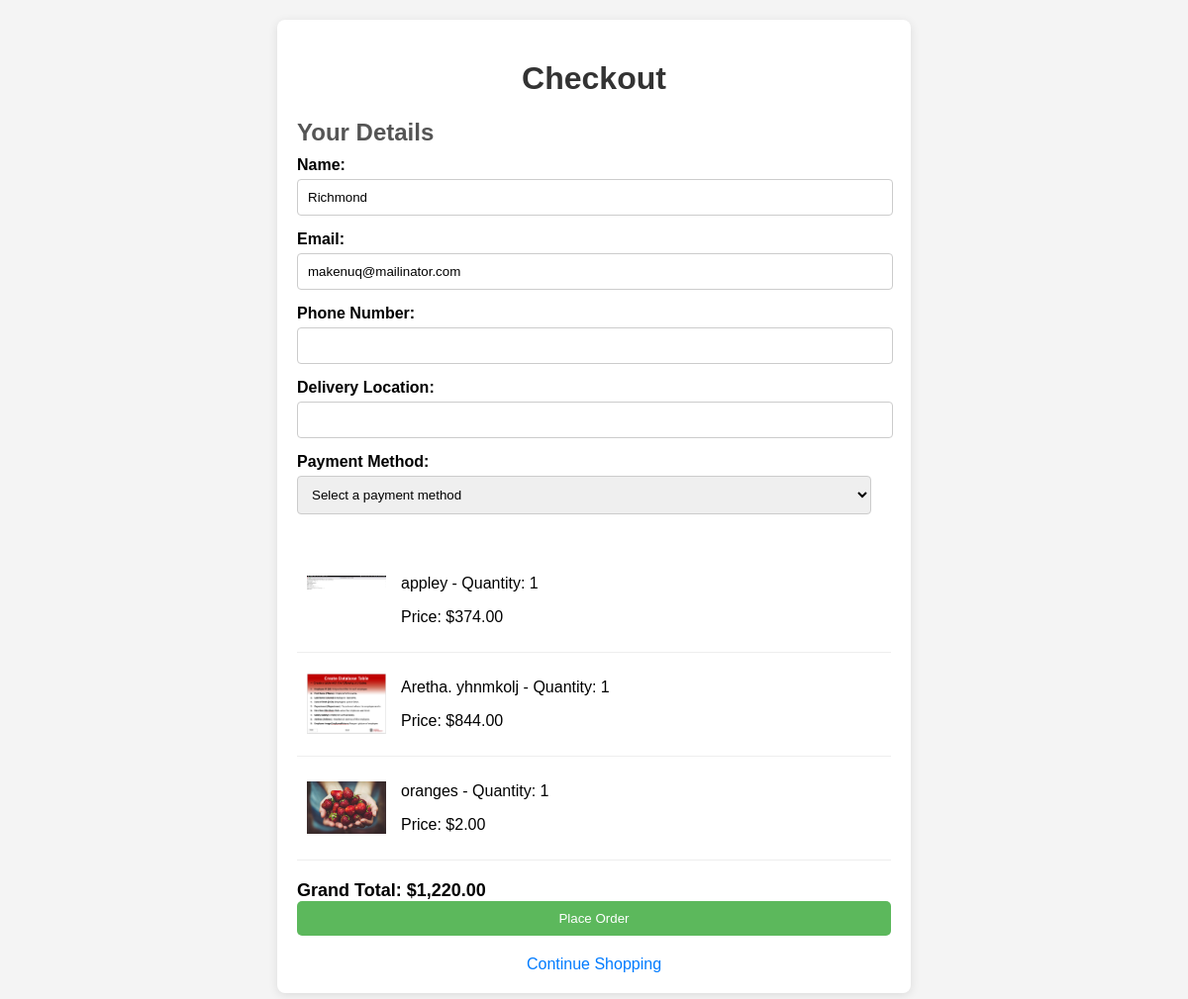
The page /ACTIONS/checkout.php (signed in) on the database its author committed.
### tables this page shows
CREATE TABLE `Users` (
  `user_id` int(11) NOT NULL,
  `name` varchar(100) NOT NULL,
  `email` varchar(100) NOT NULL,
  `password` varchar(255) NOT NULL,
  `user_type` enum('farmer','buyer','admin') NOT NULL,
  `status` enum('registered','approved','suspended') DEFAULT 'registered',
  `created_at` timestamp NOT NULL DEFAULT current_timestamp(),
  `reset_token` varchar(64) DEFAULT NULL,
  `reset_token_expiry` datetime DEFAULT NULL
);

CREATE TABLE `Cart_Items` (
  `cart_item_id` int(11) NOT NULL,
  `user_id` int(11) NOT NULL,
  `product_id` int(11) NOT NULL,
  `quantity` int(11) NOT NULL DEFAULT 1
);

CREATE TABLE `Products` (
  `product_id` int(11) NOT NULL,
  `user_id` int(11) NOT NULL,
  `name` varchar(100) NOT NULL,
  `description` text DEFAULT NULL,
  `price` decimal(10,2) NOT NULL,
  `quantity` int(11) NOT NULL,
  `category_id` int(11) NOT NULL,
  `location` varchar(100) DEFAULT NULL,
  `image_url` varchar(255) DEFAULT NULL,
  `status` enum('pending','approved','rejected') DEFAULT 'pending',
  `created_at` timestamp NOT NULL DEFAULT current_timestamp()
);

### ACTIONS/checkout.php (the view, shortened to what this page needs)
<?php
include 'db_connect.php';
$user_id = $_SESSION['user_id'];
$cartItems = [];
$grandTotal = 0;
$stmtUser = $conn->prepare("SELECT name, email FROM Users WHERE user_id = ?");
$stmtUser->bind_param("i", $user_id);
$stmtUser->execute();
$userResult = $stmtUser->get_result();
$userDetails = $userResult->fetch_assoc();
$stmtCart = $conn->prepare("
SELECT ci.cart_item_id, p.product_id, p.name AS product_name, p.price, ci.quantity, p.image_url
    FROM Cart_Items ci
    JOIN Products p ON ci.product_id = p.product_id
    WHERE ci.user_id = ?
");
$stmtCart->bind_param("i", $user_id);
$stmtCart->execute();
$resultCart = $stmtCart->get_result();
while ($row = $resultCart->fetch_assoc()) {
    $cartItems[] = $row;
    $grandTotal += $row['price'] * $row['quantity'];
}
?>
<!DOCTYPE html>
<html lang="en">
<head>
</head>
<body>
    <div class="checkout-container">
        <h1>Checkout</h1>
        <form action="place_order.php" method="POST">
            <div class="user-details">
                <h2>Your Details</h2>
                <label for="name">Name:</label>
                <input type="text" id="name" name="name" value="<?php echo htmlspecialchars($userDetails['name']); ?>" required>
                <label for="email">Email:</label>
                <input type="email" id="email" name="email" value="<?php echo htmlspecialchars($userDetails['email']); ?>" required>
                <label for="phone">Phone Number:</label>
                <input type="tel" id="phone" name="phone" required>
                <label for="location">Delivery Location:</label>
                <input type="text" id="location" name="location" required>
                <label for="payment_method">Payment Method:</label>
                <select id="payment_method" name="payment_method" required onchange="toggleBankingDetails()">
                    <option value="" disabled selected>Select a payment method</option>
                </select>
            </div>
            <div id="cart" class="cart-item-list">
                <?php if (empty($cartItems)): ?>
                    <p>Your cart is empty.</p>
                <?php else: ?>
                    <?php foreach ($cartItems as $item): ?>
                        <div class="cart-item">
                            <img src="<?php echo htmlspecialchars('../uploads/' . $item['image_url']); ?>" alt="<?php echo htmlspecialchars($item['product_name']); ?>">
                            <div class="cart-item-details">
                                <p><?php echo htmlspecialchars($item['product_name']); ?> - Quantity: <?php echo $item['quantity']; ?></p>
                                <p>Price: $<span class="item-price"><?php echo number_format($item['price'], 2); ?></span></p>
                            </div>
                        </div>
                    <?php endforeach; ?>
                <?php endif; ?>
            </div>
            <div class="total-summary">
                Grand Total:
                <span id="grand-total">$<?php echo number_format($grandTotal, 2); ?></span>
            </div>
            <button type="submit" class="checkout-button">Place Order</button>
        </form>
        <a href="product_listing.php" class="continue-shopping">Continue Shopping</a>
    </div>
</body>
</html>

### ACTIONS/checkout.php (style rules this page uses)
body { font-family: Arial, sans-serif; background-color: #f4f4f4; margin: 0; padding: 20px; }
.checkout-container { background-color: #ffffff; border-radius: 8px; box-shadow: 0 2px 10px rgba(0, 0, 0, 0.1); padding: 20px; max-width: 600px; margin: auto; }
h1 { text-align: center; color: #333; }
h2 { color: #555; margin-bottom: 10px; }
label { display: block; margin-bottom: 5px; font-weight: bold; }
input[type="text"], input[type="email"], input[type="tel"], select { width: calc(100% - 20px); padding: 10px; margin-bottom: 15px; border-radius: 4px; border: 1px solid #ccc; }
.cart-item-list { margin-top: 20px; }
.cart-item { display: flex; align-items: center; padding: 10px; border-bottom: 1px solid #eee; }
.cart-item img { width: 80px; height: auto; margin-right: 15px; }
.cart-item-details { flex-grow: 1; }
.total-summary { font-size: 18px; font-weight: bold; margin-top: 20px; }
.checkout-button { background-color: #5cb85c; color: white; padding: 10px; border-radius: 5px; border: none; cursor: pointer; width: 100%; }
.continue-shopping { display: block; text-align: center; margin-top: 20px; text-decoration: none; color: #007bff; }

### rows shown on the page
users: name "Richmond", email "makenuq@mailinator.com"
cart_items: product.image_url (picture), product.name "appley", quantity "1", product.price "374.00"
cart_items: product.image_url (picture), product.name "Aretha. yhnmkolj", quantity "1", product.price "844.00"
cart_items: product.image_url (picture), product.name "oranges", quantity "1", product.price "2.00"

### other values the page prints
$grandTotal "1,220.00"
